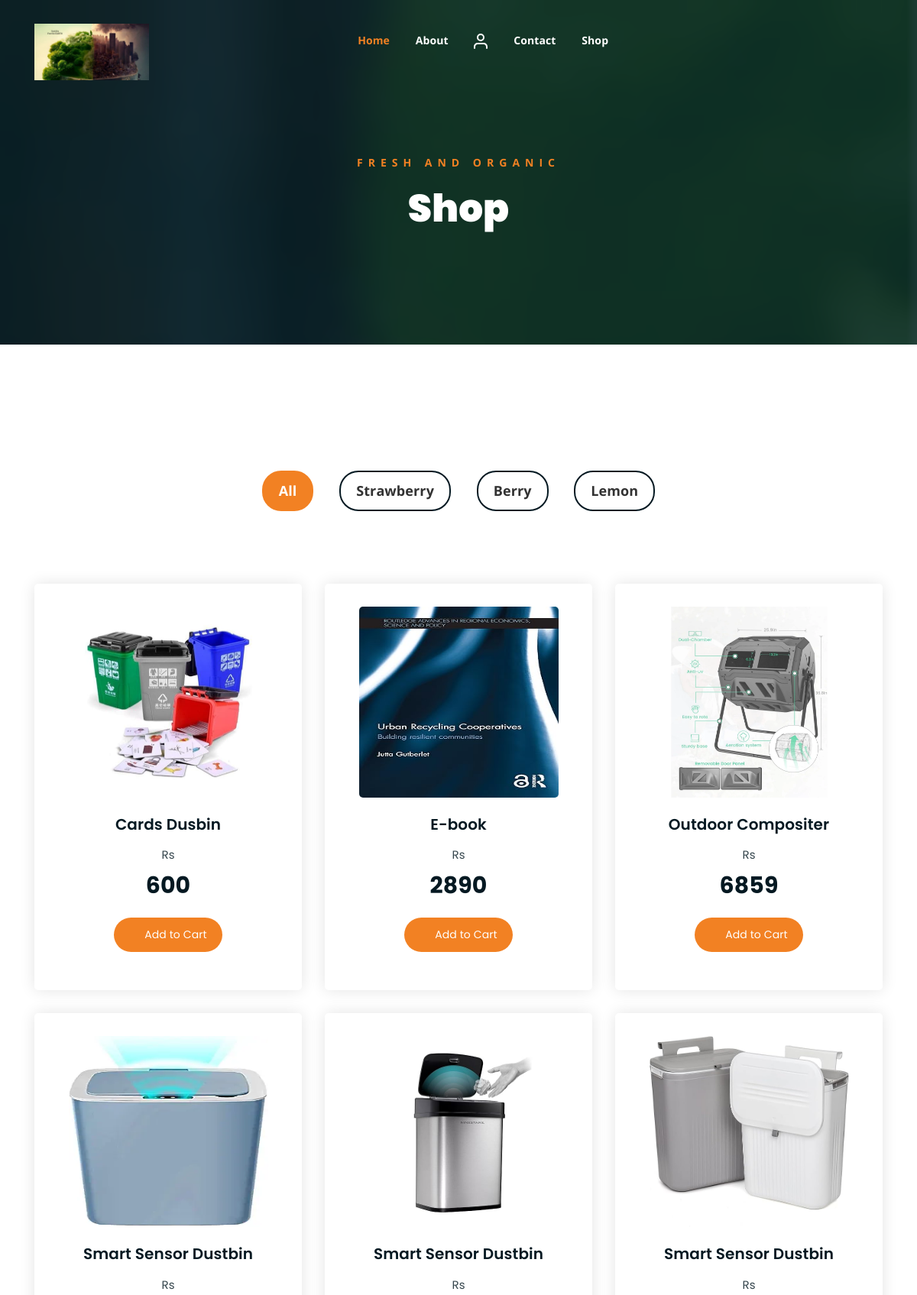
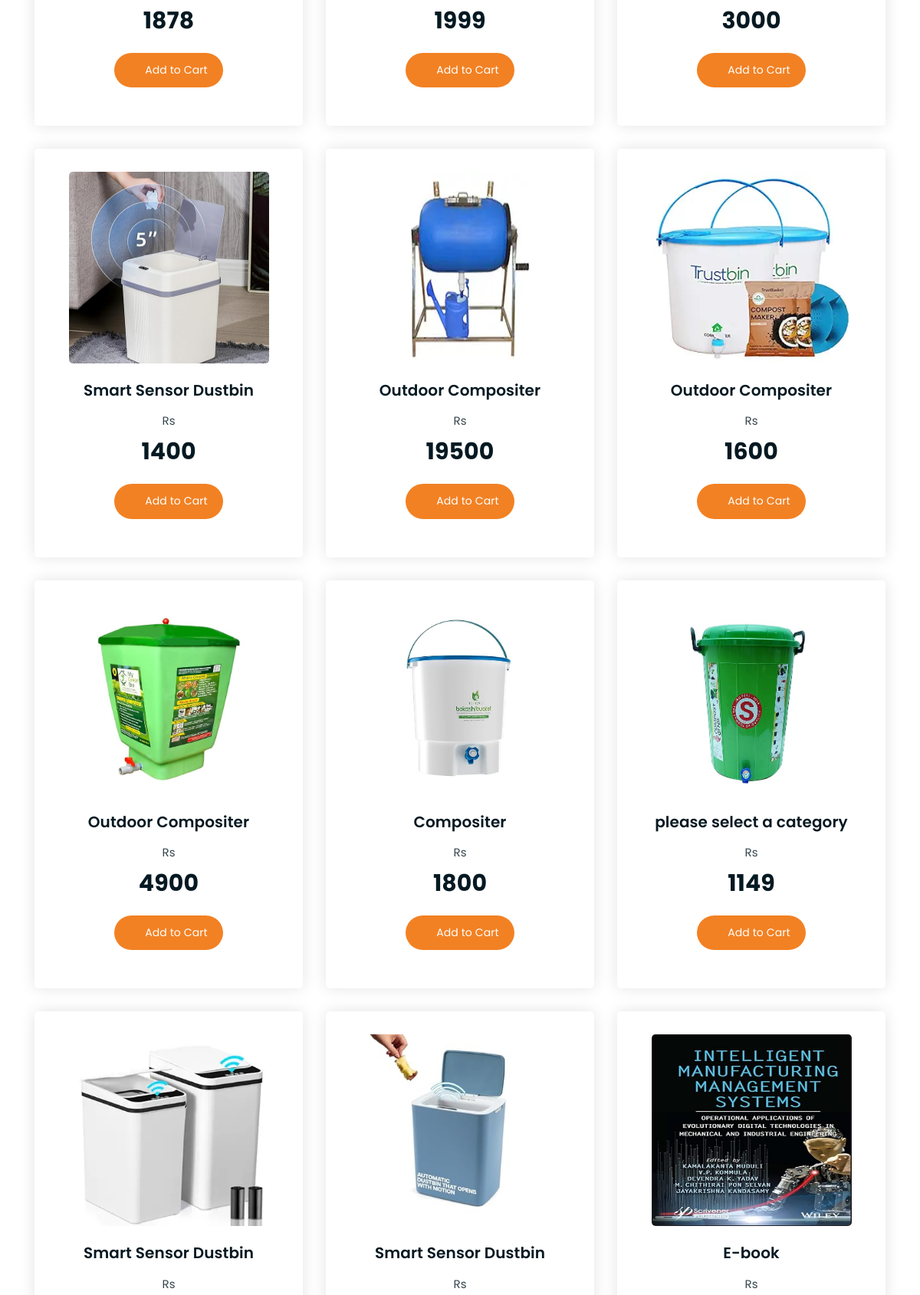
The app's page /product_page/ (upper part) with its own data (2 pictures, top to bottom).
### Adonaiapp/models.py (models this page shows)
class product_DB(models.Model):
    category_name = models.CharField(max_length=100,null=True,blank=True)
    pro_name = models.CharField(max_length=100,null=True,blank=True)
    Quantity = models.IntegerField(null=True,blank=True)
    Mrp = models.IntegerField(null=True,blank=True)
    Description = models.TextField(max_length=100,null=True,blank=True)
    country = models.CharField(max_length=100,null=True,blank=True)
    manufactured = models.CharField(max_length=100,null=True,blank=True)
    category_image1 = models.ImageField(upload_to="product",null=True,blank=True)
    category_image2 = models.ImageField(upload_to="product",null=True,blank=True)
    category_image3 = models.ImageField(upload_to="product",null=True,blank=True)

### webapp/views.py (the view)
# urls.py: path('product_page/', views.product_page, name="product_page"),
def product_page(request):
    products = product_DB.objects.all()
    return render(request,"products.html", {'products':products})

### webapp/templates/products.html (shortened to what this page needs)
<!DOCTYPE html>
{% load static %}
<html lang="en">
<head>
	<link rel="stylesheet" href="{% static 'web/assets/css/all.min.css' %}">
	<link rel="stylesheet" href="{% static 'web/assets/bootstrap/css/bootstrap.min.css' %}">
	<link rel="stylesheet" href="{% static 'web/assets/css/owl.carousel.css' %}">
	<link rel="stylesheet" href="{% static 'web/assets/css/magnific-popup.css' %}">
	<link rel="stylesheet" href="{% static 'web/assets/css/animate.css' %}">
	<link rel="stylesheet" href="{% static 'web/assets/css/meanmenu.min.css' %}">
	<link rel="stylesheet" href="{% static 'web/assets/css/main.css' %}">
	<link rel="stylesheet" href="{% static 'web/assets/css/responsive.css' %}">
</head>
<body>
	<div class="top-header-area" id="sticker">
		<div class="container">
			<div class="row">
				<div class="col-lg-12 col-sm-12 text-center">
					<div class="main-menu-wrap">
						<div class="site-logo">
							<a href="index.html">
								<img src="{% static 'web/assets/img/sanit.jpg' %}" alt="">
							</a>
						</div>
						<nav class="main-menu">
							<ul>
								<li class="current-list-item"><a href="{% url 'homepage' %}">Home</a>
								</li>
								<li><a href="{% url 'about_page' %}">About</a></li>
								<li><a class="nav-link" href="{% url 'sign_up' %}"><img src="{% static 'web/assets/img/user.svg' %}"></a></li>
								<li><a href="{% url 'contact_page' %}">Contact</a></li>
								<li><a href="{% url 'product_page' %}">Shop</a>
								</li>
								<li>
									<div class="header-icons">
										<a class="shopping-cart" href="cart.html"><i class="fas fa-shopping-cart"></i></a>
										<a class="mobile-hide search-bar-icon" href="#"><i class="fas fa-search"></i></a>
									</div>
								</li>
							</ul>
						</nav>
					</div>
				</div>
			</div>
		</div>
	</div>
	<div class="breadcrumb-section breadcrumb-bg">
		<div class="container">
			<div class="row">
				<div class="col-lg-8 offset-lg-2 text-center">
					<div class="breadcrumb-text">
						<p>Fresh and Organic</p>
						<h1>Shop</h1>
					</div>
				</div>
			</div>
		</div>
	</div>
	<div class="product-section mt-150 mb-150">
		<div class="container">
			<div class="row">
                <div class="col-md-12">
                    <div class="product-filters">
                        <ul>
                            <li class="active" data-filter="*">All</li>
                            <li data-filter=".strawberry">Strawberry</li>
                            <li data-filter=".berry">Berry</li>
                            <li data-filter=".lemon">Lemon</li>
                        </ul>
                    </div>
                </div>
            </div>
			<div class="row product-lists">
				{% for d in products %}
				<div class="col-lg-4 col-md-6 text-center strawberry">
					<div class="single-product-item">
						<div class="product-image">
							<a href="{% url 'single_product' single_id=d.id %}"><img src="{{d.category_image1.url}}" alt="" width="250px" height="250px"></a>
						</div>
						<h3>{{d.category_name}}</h3>
						<p class="product-price"><span>Rs</span>{{d.Mrp}}</p>
						<a href="#" class="cart-btn"><i class="fas fa-shopping-cart"></i> Add to Cart</a>
					</div>
				</div>
				{% endfor %}
				</div>
			</div>
		</div>
</body>
</html>

### webapp/static/web/assets/css/main.css (style rules this page uses)
html { font-size: 14px; font-weight: 400; line-height: 28px; height: 100%; }
body { font-family: "Open Sans", sans-serif; font-weight: 400; font-size: 1rem; letter-spacing: 0.1px; line-height: 1.8; color: #051922; overflow-x: hidden; }
body img { max-width: 100%; }
a { cursor: pointer; text-decoration: none; -webkit-transition: all 0.2s ease-in-out; -o-transition: all 0.2s ease-in-out; transition: all 0.2s ease-in-out; }
h1, .h1, h2, .h2, h3, .h3, h4, .h4, h5, .h5, h6, .h6 { font-family: "Poppins", sans-serif; font-weight: 700; margin: 0 0 1.25rem 0; color: #051922; }
h1:last-child, .h1:last-child, h2:last-child, .h2:last-child, h3:last-child, .h3:last-child, h4:last-child, .h4:last-child, h5:last-child, .h5:last-child, h6:last-child, .h6:last-child { margin: 0; }
h1, .h1 { font-size: 4rem; font-weight: 700; line-height: 4rem; }
h3, .h3 { font-size: 2rem; font-weight: 700; line-height: 2.25rem; }
p { font-family: "Open Sans", sans-serif; font-weight: 400; font-size: 1rem; letter-spacing: 0.1px; line-height: 1.8; color: #051922; margin: 0 0 1.25rem 0; }
.mt-150 { margin-top: 150px; }
.mb-150 { margin-bottom: 150px; }
a.boxed-btn, a.bordered-btn, a.cart-btn { border-radius: 50px; }
.breadcrumb-bg { background-image: url(../img/breadcrumb-bg.jpg); }
.breadcrumb-text p { color: #F28123; font-weight: 700; text-transform: uppercase; letter-spacing: 7px; }
.breadcrumb-text h1 { font-size: 50px; font-weight: 900; color: #fff; margin: 0; margin-top: 20px; }
.breadcrumb-section { padding: 150px 0; background-size: cover; background-position: center center; position: relative; z-index: 1; background-attachment: fixed; padding-top: 200px; }
.breadcrumb-section:after { position: absolute; left: 0; top: 0; width: 100%; height: 100%; content: ""; background-color: #07212e; z-index: -1; opacity: 0.8; }
.top-header-area { position: absolute; z-index: 999; width: 100%; padding: 25px 0; }
nav.main-menu ul { margin: 0; padding: 0; list-style: none; }
nav.main-menu ul li { display: inline-block; }
nav.main-menu ul li a { color: #fff; font-weight: 700; display: block; padding: 15px; }
nav.main-menu ul > li { position: relative; }
nav.main-menu ul li:last-child a { display: inline-block; }
nav.main-menu > ul li:last-child { float: right; }
.site-logo { float: left; max-width: 150px; }
.main-menu-wrap { position: relative; }
.header-icons a { color: #fff; display: inline-block; padding: 10px; }
.site-logo { padding: 6px 0; }
nav.main-menu ul li.current-list-item > a { color: #F28123; }
nav.main-menu li a { -webkit-transition: 0.3s; -o-transition: 0.3s; transition: 0.3s; }
.top-header-area .header-icons a { -webkit-transition: 0.3s; -o-transition: 0.3s; transition: 0.3s; }
.top-header-area { -webkit-transition: 0.3s; -o-transition: 0.3s; transition: 0.3s; }
.product-image img { -webkit-transition: 0.3s; -o-transition: 0.3s; transition: 0.3s; }
a.cart-btn { -webkit-transition: 0.3s; -o-transition: 0.3s; transition: 0.3s; }
.single-product-item { -webkit-transition: 0.3s; -o-transition: 0.3s; transition: 0.3s; }
html, body { height: 100%; }
.product-filters { margin-bottom: 80px; }
.product-filters ul { margin: 0; padding: 0; list-style: none; text-align: center; }
.product-filters ul li { display: inline-block; font-weight: 700; font-size: 18px; margin: 15px; border: 2px solid #051922; color: #323232; cursor: pointer; padding: 8px 20px; border-radius: 25px; }
.product-filters ul li.active { border: 2px solid #F28123; background-color: #F28123; color: #fff; }
.single-product-item { margin-bottom: 30px; }
.product-image { padding: 30px; padding-bottom: 0; }
.product-image img { width: 90%; border-radius: 5px; margin-bottom: 20px; }
.single-product-item h3 { font-size: 20px; font-weight: 600; margin-bottom: 10px; }
p.product-price { font-family: 'Poppins', sans-serif; font-size: 30px; font-weight: 700; margin-bottom: 15px; }
p.product-price span { display: block; opacity: 0.8; font-size: 15px; font-weight: 400; }
a.cart-btn { font-family: 'Poppins', sans-serif; display: inline-block; background-color: #F28123; color: #fff; padding: 10px 20px; }
a.cart-btn i { margin-right: 5px; }
.single-product-item { -webkit-box-shadow: 0 0 20px #e4e4e4; box-shadow: 0 0 20px #e4e4e4; padding-bottom: 50px; border-radius: 5px; }

### records on screen
product_DB: category_image1 (picture), category_name "Cards Dusbin", Mrp "600"
product_DB: category_image1 (picture), category_name "E-book", Mrp "2890"
product_DB: category_image1 (picture), category_name "Outdoor Compositer", Mrp "6859"
product_DB: category_image1 (picture), category_name "Smart Sensor Dustbin", Mrp "1878"
product_DB: category_image1 (picture), category_name "Smart Sensor Dustbin", Mrp "1999"
product_DB: category_image1 (picture), category_name "Smart Sensor Dustbin", Mrp "3000"
product_DB: category_image1 (picture), category_name "Smart Sensor Dustbin", Mrp "1400"
product_DB: category_image1 (picture), category_name "Outdoor Compositer", Mrp "19500"
product_DB: category_image1 (picture), category_name "Outdoor Compositer", Mrp "1600"
product_DB: category_image1 (picture), category_name "Outdoor Compositer", Mrp "4900"
product_DB: category_image1 (picture), category_name "Compositer", Mrp "1800"
product_DB: category_image1 (picture), category_name "please select a category", Mrp "1149"
product_DB: category_image1 (picture), category_name "Smart Sensor Dustbin"
product_DB: category_image1 (picture), category_name "Smart Sensor Dustbin"
product_DB: category_image1 (picture), category_name "E-book"
